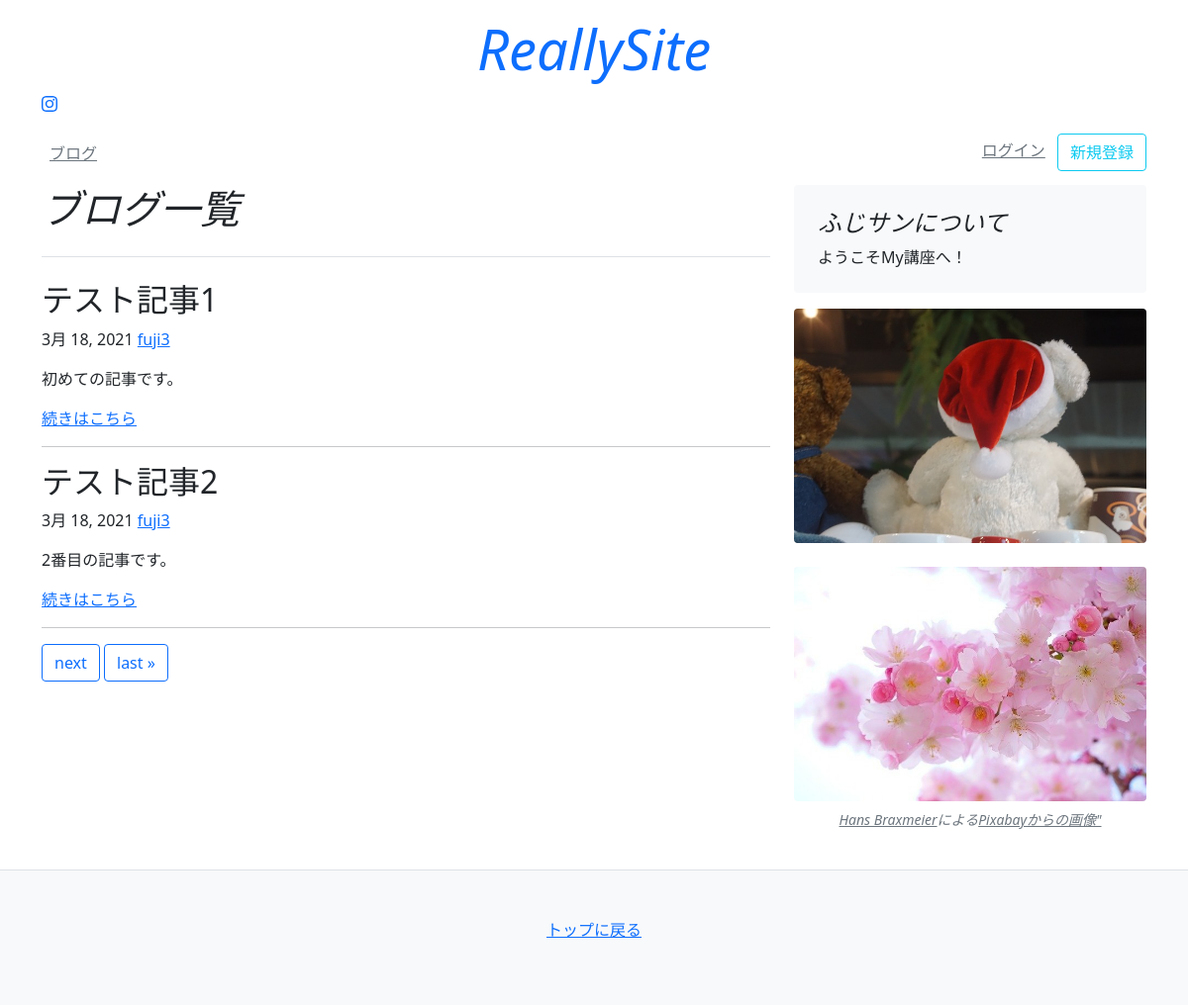
Screenshot of /blog/ with the database file from the repository.
### blog/models.py (models this page shows)
class Article(models.Model):
    title = models.CharField(default="", blank=True, max_length=30)
    text = models.TextField(default="",)
    author = models.CharField(default="", max_length=30,)
    created_at = models.DateField(auto_now_add=True)
    update_at = models.DateField(auto_now=True)
    count = models.IntegerField(default=0,)
    tags = models.ManyToManyField(Tag, blank=True)

### blog/views.py (the view)
# urls.py: path('',views.index),
def index(request):
    objs = Article.objects.all()
    paginator = Paginator(objs,2)
    page_number = request.GET.get('page')
    context = {
        'page_title': 'ブログ一覧',
        'page_obj': paginator.get_page(page_number),
        'page_number': page_number,
    }
    return render(request, 'blog/blogs.html',context)

### templates/blog/blogs.html (shortened to what this page needs)
{% extends 'mysite/base.html' %}
{% block content %}
<main class="container">
    <div class="row">
        <div class="col-md-8">
            <h3 class="pb-4 mb-4 fst-italic border-bottom display-6">
                {{ page_title }}
            </h3>
            {% for obj in page_obj %}
            <div class="blog-post">
                <h2 class="blog-post-title">{{ obj.title }}</h2>
                <p class="blog-post-meta">{{ obj.created_at }}
                    <a href="#">{{obj.author}}</a>
                </p>
                <p>{{ obj.text }}</p>
                <a href="/blog/{{obj.id}}/" class="">続きはこちら</a>
            </div>
            <hr>
            {% endfor %}
            <nav class="blog-pagination">
                <div class="pagination">
                    <span class="step-links">
                        {% if page_obj.has_next %}
                            <a class="btn btn-outline-primary" href="?page={{ page_obj.next_page_number }}">next</a>
                            <a class="btn btn-outline-primary" href="?page={{ page_obj.paginator.num_pages }}">last &raquo;</a>
                        {% endif %}
                    </span>
                </div>
            </nav>
        </div>
        {% include 'mysite/snippets/sidebar.html' %}
    </div>
</main>
{% endblock %}

### rows the page displays
Article: title "テスト記事1", created_at "3月 18, 2021", author "fuji3", text "初めての記事です。"
Article: title "テスト記事2", created_at "3月 18, 2021", author "fuji3", text "2番目の記事です。"

### other values shown
{{ page_title }} "ブログ一覧"
